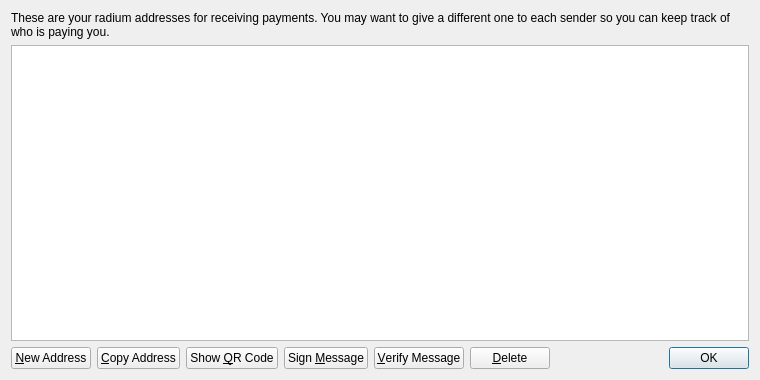
<?xml version="1.0" encoding="UTF-8"?>
<ui version="4.0">
 <class>AddressBookPage</class>
 <widget class="QWidget" name="AddressBookPage">
  <property name="geometry">
   <rect>
    <x>0</x>
    <y>0</y>
    <width>760</width>
    <height>380</height>
   </rect>
  </property>
  <property name="windowTitle">
   <string>Address Book</string>
  </property>
  <layout class="QVBoxLayout" name="verticalLayout">
   <item>
    <widget class="QLabel" name="labelExplanation">
     <property name="text">
      <string>These are your radium addresses for receiving payments. You may want to give a different one to each sender so you can keep track of who is paying you.</string>
     </property>
     <property name="textFormat">
      <enum>Qt::PlainText</enum>
     </property>
     <property name="wordWrap">
      <bool>true</bool>
     </property>
    </widget>
   </item>
   <item>
    <widget class="QTableView" name="tableView">
     <property name="contextMenuPolicy">
      <enum>Qt::CustomContextMenu</enum>
     </property>
     <property name="toolTip">
      <string>Double-click to edit address or label</string>
     </property>
     <property name="tabKeyNavigation">
      <bool>false</bool>
     </property>
     <property name="selectionMode">
      <enum>QAbstractItemView::SingleSelection</enum>
     </property>
     <property name="selectionBehavior">
      <enum>QAbstractItemView::SelectRows</enum>
     </property>
     <property name="sortingEnabled">
      <bool>true</bool>
     </property>
     <attribute name="verticalHeaderVisible">
      <bool>false</bool>
     </attribute>
    </widget>
   </item>
   <item>
    <layout class="QHBoxLayout" name="horizontalLayout">
     <item>
      <widget class="QPushButton" name="newAddressButton">
       <property name="toolTip">
        <string>Create a new address</string>
       </property>
       <property name="text">
        <string>&amp;New Address</string>
       </property>
      </widget>
     </item>
     <item>
      <widget class="QPushButton" name="copyToClipboard">
       <property name="toolTip">
        <string>Copy the currently selected address to the system clipboard</string>
       </property>
       <property name="text">
        <string>&amp;Copy Address</string>
       </property>
      </widget>
     </item>
     <item>
      <widget class="QPushButton" name="showQRCode">
       <property name="text">
        <string>Show &amp;QR Code</string>
       </property>
      </widget>
     </item>
     <item>
      <widget class="QPushButton" name="signMessage">
       <property name="toolTip">
        <string>Sign a message to prove you own a radium address</string>
       </property>
       <property name="text">
        <string>Sign &amp;Message</string>
       </property>
      </widget>
     </item>
     <item>
      <widget class="QPushButton" name="verifyMessage">
       <property name="toolTip">
        <string>Verify a message to ensure it was signed with a specified radium address</string>
       </property>
       <property name="text">
        <string>&amp;Verify Message</string>
       </property>
      </widget>
     </item>
     <item>
      <widget class="QPushButton" name="deleteButton">
       <property name="toolTip">
        <string>Delete the currently selected address from the list</string>
       </property>
       <property name="text">
        <string>&amp;Delete</string>
       </property>
      </widget>
     </item>
     <item>
      <spacer name="horizontalSpacer">
       <property name="orientation">
        <enum>Qt::Horizontal</enum>
       </property>
       <property name="sizeHint" stdset="0">
        <size>
         <width>40</width>
         <height>20</height>
        </size>
       </property>
      </spacer>
     </item>
     <item>
      <widget class="QDialogButtonBox" name="buttonBox">
       <property name="sizePolicy">
        <sizepolicy hsizetype="Maximum" vsizetype="Fixed">
         <horstretch>0</horstretch>
         <verstretch>0</verstretch>
        </sizepolicy>
       </property>
       <property name="standardButtons">
        <set>QDialogButtonBox::Ok</set>
       </property>
      </widget>
     </item>
    </layout>
   </item>
  </layout>
 </widget>
 <resources>
  <include location="../bitcoin.qrc"/>
 </resources>
 <connections/>
</ui>
